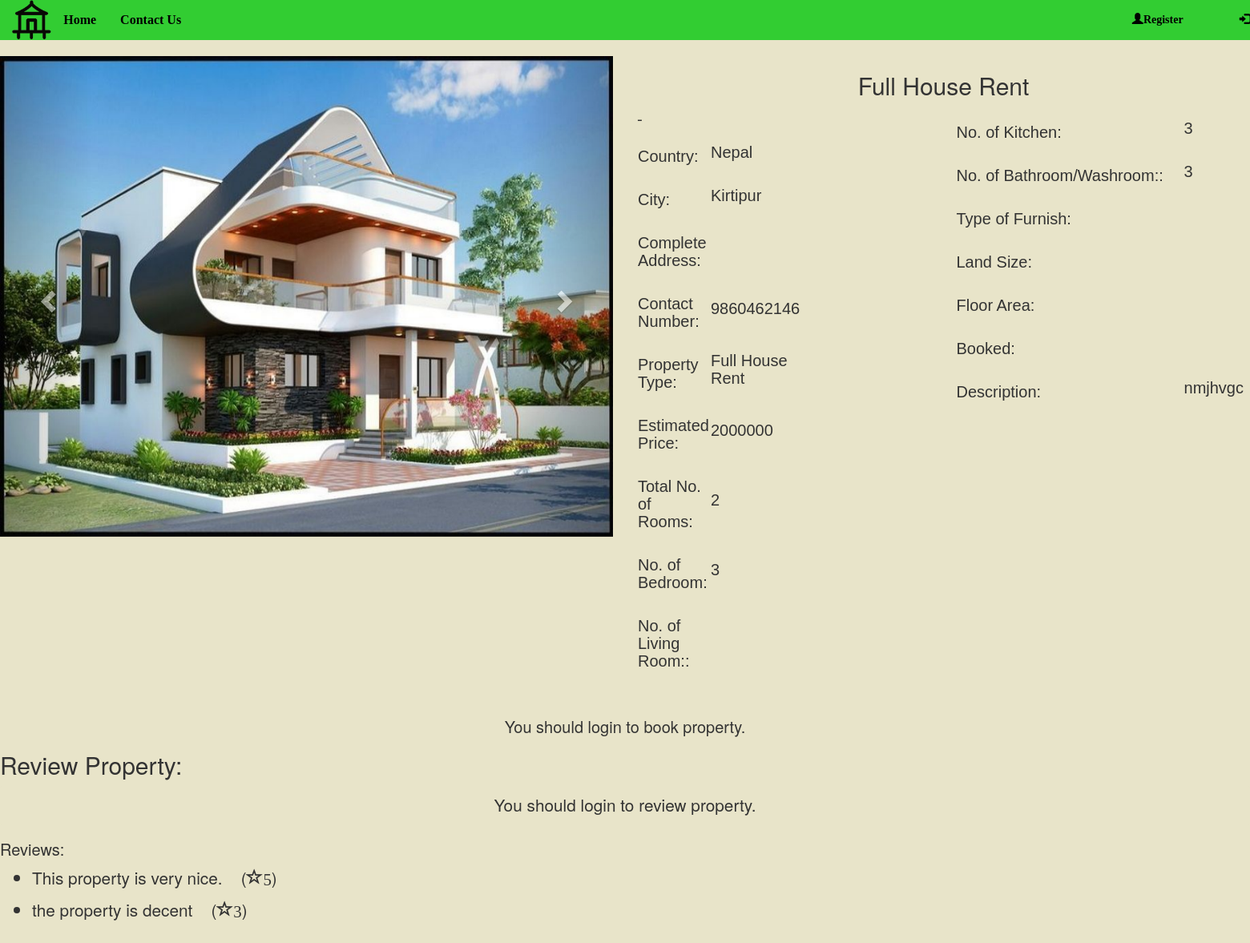
Screenshot of /view-property.php?property_id=123 with the database file from the repository.
### tables this page shows
CREATE TABLE `property_photo` (
  `property_photo_id` int(12) NOT NULL,
  `p_photo` varchar(500) NOT NULL,
  `property_id` int(11) NOT NULL
);

CREATE TABLE `add_property` (
  `property_id` int(10) NOT NULL,
  `country` varchar(50) NOT NULL,
  `province` varchar(50) NOT NULL,
  `zone` varchar(50) NOT NULL,
  `district` varchar(50) NOT NULL,
  `city` varchar(100) NOT NULL,
  `vdc_municipality` varchar(50) NOT NULL,
  `ward_no` int(10) NOT NULL,
  `tole` varchar(100) NOT NULL,
  `contact_no` bigint(10) NOT NULL,
  `property_type` varchar(50) NOT NULL,
  `estimated_price` bigint(10) NOT NULL,
  `total_rooms` int(10) NOT NULL,
  `bedroom` int(10) NOT NULL,
  `living_room` int(10) NOT NULL,
  `kitchen` int(10) NOT NULL,
  `bathroom` int(10) NOT NULL,
  `description` varchar(2000) NOT NULL,
  `latitude` decimal(9,6) NOT NULL,
  `longitude` decimal(9,6) NOT NULL,
  `owner_id` int(10) NOT NULL,
  `booked` varchar(30) NOT NULL
);

CREATE TABLE `review` (
  `review_id` int(10) NOT NULL,
  `comment` varchar(500) NOT NULL,
  `rating` int(5) NOT NULL,
  `property_id` int(11) NOT NULL
);

### view-property.php (the view, shortened to what this page needs)
<!DOCTYPE html>
<html>
<head>
</head>
<body style="background-color:#e8e4c9;">
<?php
include('navbar.php');
include('booking-engine.php');
?>
<?php
	$property_id=$_GET['property_id'];
    $sql="SELECT * from add_property where property_id='$property_id'";
	$query=mysqli_query($db,$sql);
	if(mysqli_num_rows($query)>0)
{
    while($rows=mysqli_fetch_assoc($query)){
    $sql2="SELECT * FROM property_photo where property_id='$property_id'";
    $query2=mysqli_query($db,$sql2);
    $rowcount=mysqli_num_rows($query2);
?>
<div class="containerviewproperty">
  <div class="row">
    <div class="col-sm-6">
<div id="myCarousel" class="carousel slide" data-ride="carousel">
  <div class="carousel-inner" role="listbox">
  <?php
  for($i=1;$i<=$rowcount;$i++)
  {
      $row=mysqli_fetch_array($query2);
      $photo=$row['p_photo'];
  ?>
  <?php
  if($i==1)
  {
  ?>
  <div class="item active">
      <img class="d-block img-fluid" src="owner/<?php echo $photo ?>" alt="First slide" width="100%" style="max-height: 600px; min-height: 600px;">
    </div>
  <?php
  }
  else
  {
    ?>
    <div class="item">
      <img class="d-block img-fluid" src="owner/<?php echo $photo ?>" alt="First slide" width="100%" style="max-height: 600px; min-height: 600px;">
    </div>
 <?php
   }
  }
  ?>
  </div>
  <a class="left carousel-control" href="#myCarousel" role="button" data-slide="prev">
    <span class="glyphicon glyphicon-chevron-left" aria-hidden="true"></span>
  </a>
  <a class="right carousel-control" href="#myCarousel" role="button" data-slide="next">
    <span class="glyphicon glyphicon-chevron-right" aria-hidden="true"></span>
  </a>
</div>
</div>
<div class="col-sm-6">
  <center><h2><?php echo $rows['property_type'] ?></h2></center>
  <div class="row">
    <div class="col-sm-6">
      <div class="row">
      <div class="col-sm-6">
          <table>
            <tr>
              <td><h3>Country:</h3></td>
              <td><h4><?php echo $rows['country']; ?></h4></td>
            </tr>
            <tr>
              <td><h3>City:</h3></td>
              <td><h4><?php echo $rows['city']; ?></h4></td>
            </tr>
            <tr>
              <td><h3>Complete Address:</h3></td>
              <td><h4><?php echo $rows['address']; ?></h4></td>
            </tr>
            <tr>
              <td><h3>Contact Number:</h3></td>
              <td><h4><?php echo $rows['contact_no']; ?></h4></td>
            </tr>
            <tr>
              <td><h3>Property Type:</h3></td>
              <td><h4><?php echo $rows['property_type']; ?></h4></td>
            </tr>
            <tr>
              <td><h3>Estimated Price:</h3></td>
              <td><h4><?php echo $rows['estimated_price']; ?></h4></td>
            </tr>
            <tr>
              <td><h3>Total No. of Rooms:</h3></td>
              <td><h4><?php echo $rows['total_rooms']; ?></h4></td>
            </tr>
            <tr>
              <td><h3>No. of Bedroom:</h3></td>
              <td><h4><?php echo $rows['bedroom']; ?></h4></td>
            </tr>
            <tr>
              <td><h3>No. of Living Room::</h3></td>
              <td><h4><?php echo $rows['living_rooms']; ?></h4></td>
            </tr>-
          </table>
        </div>
      </div>
    </div>
    <div class="col-sm-6">
      <table>
            <tr>
              <td><h3>No. of Kitchen:</h3></td>
              <td><h4><?php echo $rows['kitchen']; ?></h4></td>
            </tr>
            <tr>
              <td><h3>No. of Bathroom/Washroom::</h3></td>
              <td><h4><?php echo $rows['bathroom']; ?></h4></td>
            </tr>
            <tr>
              <td><h3>Type of Furnish:</h3></td>
              <td><h4><?php echo $rows['furnish']; ?></h4></td>
            </tr>
            <tr>
              <td><h3>Land Size:</h3></td>
              <td><h4><?php echo $rows['landsize']; ?></h4></td>
            </tr>
            <tr>
              <td><h3>Floor Area:</h3></td>
              <td><h4><?php echo $rows['floorarea']; ?></h4></td>
            </tr>
            <tr>
              <td><h3>Booked:</h3></td>
              <td><h4><?php echo $rows['booked']; ?></h4></td>
            </tr>
            <tr>
              <td><h3>Description:</h3></td>
              <td><h4><?php echo $rows['description']; ?></h4></td>
            </tr>
          </table>
    </div>
  </div>
</div>
</div>
<br>
<?php
if(isset($_SESSION["email"]) && !empty($_SESSION['email'])){
?>
<form method="POST">
<div class="row">
  <div class="col-sm-6">
    <?php
    $booked=$rows['booked'];
    if ($booked=='No'){ ?>
      <input type="hidden" name="property_id" value="<?php echo $rows['property_id']; ?>">
    <input type="submit" class="btn btn-lg btn-primary" name="book_property" style="width: 100%" value="Book Property">
  <?php } else if ($booked=='Yes') { ?>
    <input type="submit" class="btn btn-lg btn-primary" style="width: 100%" value="Property Booked" disabled>
  <?php } ?>
  </div>
</form>
<form method="POST" action="chatpage.php">
  <div class="col-sm-6">
    <input type="hidden" name="owner_id" value="<?php echo $rows['owner_id']; ?>">
  </div>
  </form>
</div>
<?php }
else{
  echo "<center><h3>You should login to book property.</h3></center>";
}
 ?>
<?php }} ?>
</div>
<div class="containerviewproperty">
  <h2>Review Property:</h2>
      <div class="well well-sm" id="review">
            <div class="text-right">
<?php
if(isset($_SESSION["email"]) && !empty($_SESSION['email'])){
?>
                <a class="btn btn-success btn-info" href="#reviews-anchor" style="width: 100%" id="open-review-box"><span class="revbtn">Leave a Review</span></a>
            </div>
            <div class="row" id="post-review-box" style="display:none;">
                <div class="col-md-12">
                    <form accept-charset="UTF-8" method="POST">
                      <input name="property_id" type="hidden" value="<?php echo $property_id; ?>">
                        <input id="ratings-hidden" name="rating" type="hidden">
                        <textarea class="form-control animated" cols="50" id="new-review" name="comment" placeholder="Enter your review here..." rows="5"></textarea>
                        <div class="text-right">
                            <div class="stars starrr" data-rating="0"></div>
                            <a class="btn btn-danger btn-sm" href="#" id="close-review-box" style="display:none; margin-right: 10px;">
                            <span class="glyphicon glyphicon-remove"></span>Cancel</a>
                            <button class="btn btn-success btn-lg" type="submit" name="review">Save</button>
                        </div>
                    </form>
                </div>
                </div>
              <?php }
              else{
                echo "<center>You should login to review property.</center>";
              }
              ?>
                </div>
        </div>
<?php
    $sql1="SELECT * from review where property_id='$property_id'";
  $query=mysqli_query($db,$sql1);
echo '<div class="containerviewproperty">';
    echo '<h3>Reviews:</h3>';
    echo '</div>';
  if(mysqli_num_rows($query)>0)
{
    while($row=mysqli_fetch_assoc($query)){
      ?>
      <div class="containerviewproperty">
        <ul><li><?php echo $row['comment']; ?> &nbsp;&nbsp;&nbsp;(<span class="glyphicon glyphicon-star-empty" style="size: 50px;"><?php echo $row['rating']; ?></span>)</li></ul>
      </div>
      <?php
    }
  }
 ?>
<br><br>
</body>
</html>

### css/index.css (style rules this page uses)
body { overflow-x: hidden; }

### view-property.php (style rules this page uses)
.containerviewproperty { font-size: 2.6vh; }
#review { background-color:#e8e4c9; box-shadow: none; border: none; }
h3 { font-size: 20px; }
h4 { font-size: 20px; }
table { font-family: arial, sans-serif; border-collapse: collapse; width: 100%; }
td, th { text-align: left; padding: 1px; }

### rows the page displays
add_property: property_type "Full House Rent", country "Nepal", city "Kirtipur", contact_no "9860462146", estimated_price "2000000", total_rooms "2", bedroom "3", kitchen "3", bathroom "3", description "nmjhvgc"
property_photo: p_photo (picture)
review: comment "This property is very nice.", rating "5"
review: comment "the property is decent", rating "3"
